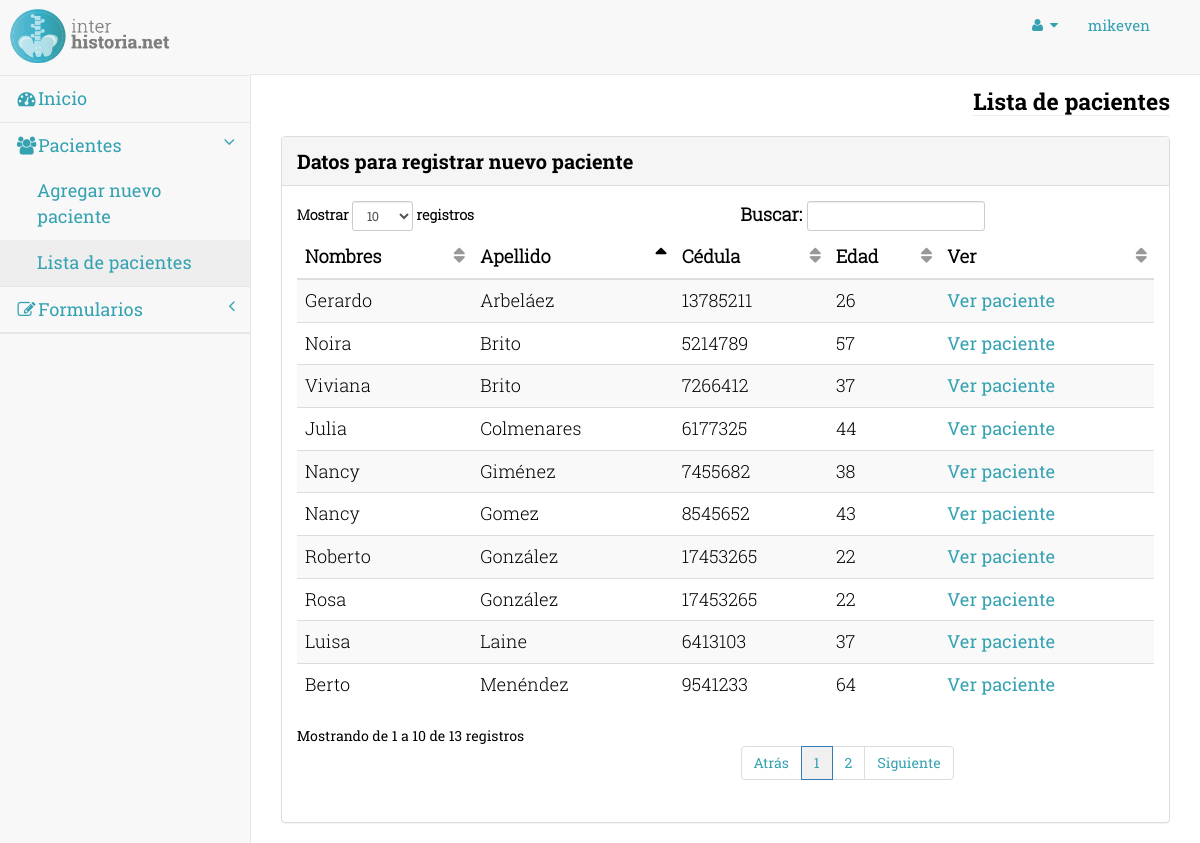
The page /pages/lista-pacientes.php (signed in) on the database its author committed.
### tables this page shows
CREATE TABLE IF NOT EXISTS `paciente` (
  `idPaciente` int(11) NOT NULL AUTO_INCREMENT,
  `titulo` varchar(4) DEFAULT NULL,
  `nombre` varchar(120) NOT NULL,
  `apellido` varchar(120) NOT NULL,
  `cedula` varchar(15) NOT NULL,
  `fecha_nacimiento` date NOT NULL,
  `direccion` varchar(200) DEFAULT NULL,
  `sexo` varchar(15) DEFAULT NULL,
  `ocupacion` varchar(45) DEFAULT NULL,
  `lugar_trabajo` varchar(100) DEFAULT NULL,
  `telefono` varchar(45) DEFAULT NULL,
  `email` varchar(45) DEFAULT NULL,
  `edo_civil` varchar(45) DEFAULT NULL,
  `religion` varchar(45) DEFAULT NULL,
  `representante` varchar(45) DEFAULT NULL,
  `idioma` varchar(45) DEFAULT NULL,
  `actividad_fisica` varchar(120) DEFAULT NULL,
  `peso` double DEFAULT NULL,
  `estatura` float DEFAULT NULL,
  `imc` double DEFAULT NULL,
  `dominancia` varchar(45) DEFAULT NULL,
  `seguro` varchar(45) DEFAULT NULL,
  `dr_remitido` varchar(45) DEFAULT NULL,
  `idUsuario` int(2) DEFAULT NULL,
  PRIMARY KEY (`idPaciente`),
  KEY `idUsuario` (`idUsuario`)
);

### bd/data-paciente.php (called while the page is built, shortened)
<?php
	function obtenerRegistroTablaPacientes( $link, $idu ){
		$q = "Select idPaciente as id, nombre, apellido, cedula,
				YEAR(CURDATE())-YEAR(fecha_nacimiento) + IF(DATE_FORMAT(CURDATE(),'%m-%d') > DATE_FORMAT(fecha_nacimiento,'%m-%d'), 0, -1) as edad, telefono, email from paciente where idUsuario = $idu order by nombre asc";
		$result = mysql_query( $q, $link );
		return $result;
	}
	function obtenerTablaPacientes( $link, $ver, $idu ){
		$registros = obtenerRegistroTablaPacientes( $link, $idu );
		$lpacientes = array();
		while( $p = mysql_fetch_array( $registros ) ){
			$param = "p=".$p["id"];
			if( $ver == "full" ) $p["link"] = "paciente.php?".$param;
			$lpacientes[] = $p;
		}
		return $lpacientes;
	}
?>

### pages/lista-pacientes.php (the view, shortened to what this page needs)
<?php
	include( "../bd/data-usuario.php" );
	include( "../bd/data-paciente.php" );
	$idu = $_SESSION["user"]["idUsuario"];
?>
<!DOCTYPE html>
<html lang="es">
    <link rel="stylesheet" type="text/css" href="../css/bootstrap.css">
    <link rel="stylesheet" type="text/css" href="../css/ihstyle.css">
    <link rel="stylesheet" type="text/css" href="../dist/css/sb-admin-2.css">
<head>
    <link href="../bower_components/bootstrap/dist/css/bootstrap.min.css" rel="stylesheet">
    <link href="../bower_components/metisMenu/dist/metisMenu.min.css" rel="stylesheet">
    <link href="../dist/css/timeline.css" rel="stylesheet">
    <link href="../dist/css/sb-admin-2.css" rel="stylesheet">
    <link href="../bower_components/morrisjs/morris.css" rel="stylesheet">
    <link href="../bower_components/font-awesome/css/font-awesome.min.css" rel="stylesheet" type="text/css">
</head>
<body>
    <div id="wrapper">
      <nav class="navbar navbar-default navbar-static-top" role="navigation" style="margin-bottom:0; min-height:75px;">
          <div class="navbar-header" style="/*float:none;*/">
            <a class="navbar-brand" href="index.php" style="padding:7px; position:absolute; z-index:9;">
                	<img src="../img/logo.png" width="165" height="58"></a>
            </div>
            <?php include( "navbar-header.php" );?>
            <?php include( "imenu.php" );?>
            <?php $lista_pacientes = obtenerTablaPacientes( $dbh, "full", $idu );?>
        </nav>
      	<div id="page-wrapper">
            <div class="row">
                <div class="col-lg-12">
                    <h1 class="page-header"><span class="title">Lista de pacientes</span></h1>
                </div>
            </div>
            <div class="row">
                <div class="col-lg-12">
                    <div class="panel panel-default">
                        <div class="panel-heading">
                            Datos para registrar nuevo paciente
                        </div>
                        <div class="panel-body">
                            <div class="dataTable_wrapper">
                                <table class="table table-striped table-hover" id="dataTables-example">
                                    <thead>
                                        <tr>
                                            <th>Nombres</th><th>Apellido</th>
                                            <th>Cédula</th><th>Edad</th>
                                            <th>Ver</th>
                                        </tr>
                                    </thead>
                                    <tbody>
                                    <?php
										$n = 1;
										foreach( $lista_pacientes as $p ){
											if( $n % 2 == 0 ) $cl = "even"; else $cl = "odd";
									?>
                                        <tr class="<?php echo $cl;?> gradeX">
                                        <td><?php echo $p["nombre"];?></td>
                                        <td><?php echo $p["apellido"];?></td>
                                        <td><?php echo $p["cedula"];?></td>
                                        <td><?php echo $p["edad"];?></td>
                                        <td><a href="<?php echo $p["link"];?>">Ver paciente</td>
                                        </tr>
                                        <?php } ?>
                                    </tbody>
                                </table>
                            </div>
                        </div>
                    </div>
                </div>
            </div>
		</div>
      </div>
</body>
</html>

### css/ihstyle.css (style rules this page uses)
a { color:#35A2B2 !important; font-family:Roboto-s-r; }
.page-header { float:right; margin:0 0 20px !important; padding-bottom:0 !important; }
.dataTable { font-family:Roboto-s-l; font-size:18px !important; color:#000 !important; }
.panel-heading { font-family:Roboto-s-b; font-size:20px !important; color:#000 !important; }
.panel-body, .finput { font-family:Roboto-s-b; font-size:18px !important; color:#000 !important; }
.title { font-family:Roboto-s-b; font-size:23px; color:#000000; }
.tform, .dataTable_wrapper { font-family:Roboto-s-l; font-size:18px; color:#000; }

### rows shown on the page
paciente: nombre "Berto", apellido "Menéndez", cedula "9541233", edad "64"
paciente: nombre "Gerardo", apellido "Arbeláez", cedula "13785211", edad "26"
paciente: nombre "Julia", apellido "Colmenares", cedula "6177325", edad "44"
paciente: nombre "Luisa", apellido "Laine", cedula "6413103", edad "37"
paciente: nombre "Nancy", apellido "Gomez", cedula "8545652", edad "43"
paciente: nombre "Nancy", apellido "Giménez", cedula "7455682", edad "38"
paciente: nombre "Noira", apellido "Brito", cedula "5214789", edad "57"
paciente: nombre "Roberto", apellido "González", cedula "17453265", edad "22"
paciente: nombre "Rosa", apellido "González", cedula "17453265", edad "22"
paciente: nombre "Viviana", apellido "Brito", cedula "7266412", edad "37"

### other values the page prints
$nuser "mikeven"
